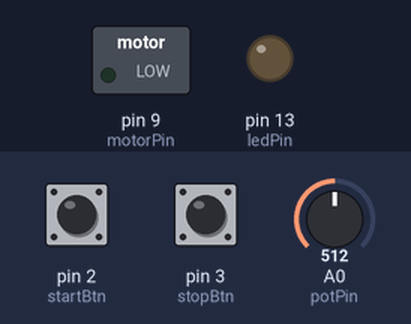
A sketch run on a simulated Arduino Uno, built with avr-gcc and run on an emulated ATmega328P. Shown: switched loads named in the sketch (green lamp = pin HIGH), output pins drawn as LEDs (lit = HIGH). The inputs (shaded band) are chosen by the test bench; at power-on: pin 2 (startBtn) HIGH, A0 (potPin) = 512, pin 3 (stopBtn) HIGH.

Above: at 1.2 s.
1.3 s: pin 2 (startBtn) pulled LOW for 0.15 s
At 1.8 s:
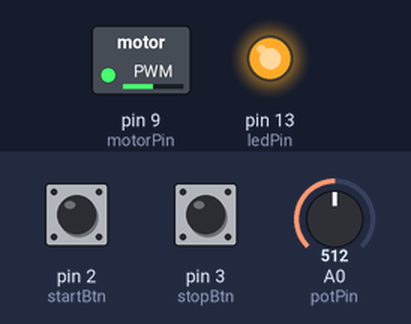
2.9 s: A0 (potPin) set to 716
At 4.1 s:
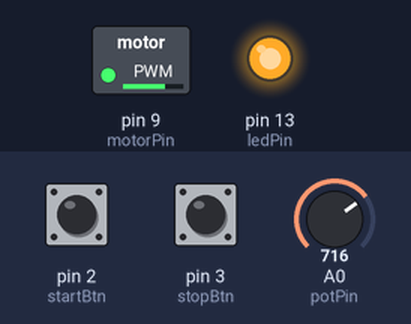
4.4 s: A0 (potPin) set to 900
At 5.4 s:
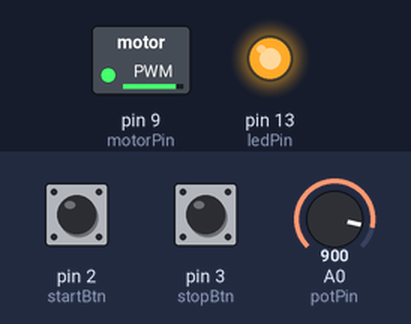
5.9 s: A0 (potPin) set to 122
At 6.5 s:
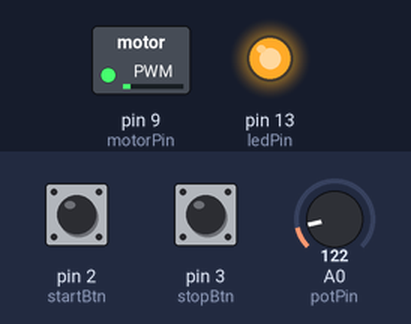
7.4 s: A0 (potPin) set to 0
At 7.7 s:
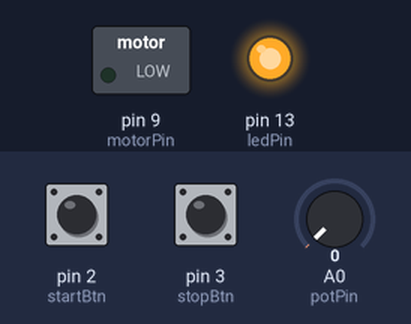
8.9 s: pin 3 (stopBtn) pulled LOW for 0.15 s
At 10.0 s:
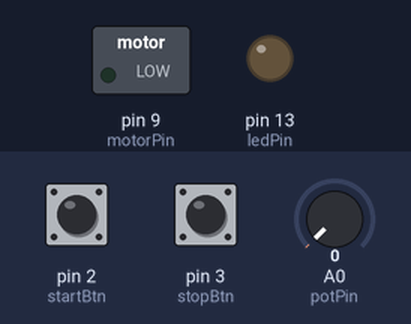
Timing chart, 0 to 11.5 s (numbered marks = the images above; inputs shaded):
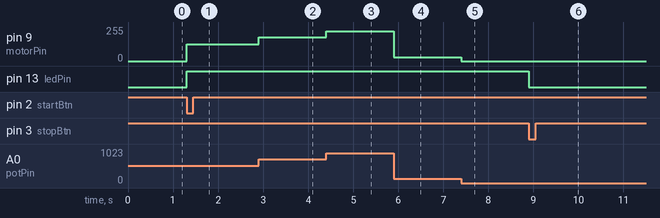

Measured:
- after the input at 1.3 s, pin 9 (motorPin): 0/255 → 127/255 at once; pin 13 (ledPin): LOW → HIGH at once
- after the input at 2.9 s, pin 9 (motorPin): 127/255 → 178/255 at once
- after the input at 4.4 s, pin 9 (motorPin): 178/255 → 224/255 at once
- after the input at 5.9 s, pin 9 (motorPin): 224/255 → 30/255 at once
- after the input at 7.4 s, pin 9 (motorPin): 30/255 → 0/255 at once
- after the input at 8.9 s, pin 13 (ledPin): HIGH → LOW at once

The sketch:

dc_motor_pwm_control.ino
```cpp
int startBtn = 2;
int stopBtn = 3;
int motorPin = 9;
int potPin = A0;
int ledPin = 13;

bool motorOn = false;

void setup() {
  pinMode(startBtn, INPUT_PULLUP);
  pinMode(stopBtn, INPUT_PULLUP);
  pinMode(motorPin, OUTPUT);
  pinMode(ledPin, OUTPUT);
}

void loop() {
  if (digitalRead(startBtn) == LOW) {
    motorOn = true;
  }

  if (digitalRead(stopBtn) == LOW) {
    motorOn = false;
  }

  if (motorOn) {
    int speed = analogRead(potPin);
    int pwm = map(speed, 0, 1023, 0, 255);
    analogWrite(motorPin, pwm);
    digitalWrite(ledPin, HIGH);
  } else {
    analogWrite(motorPin, 0);
    digitalWrite(ledPin, LOW);
  }
}
```
